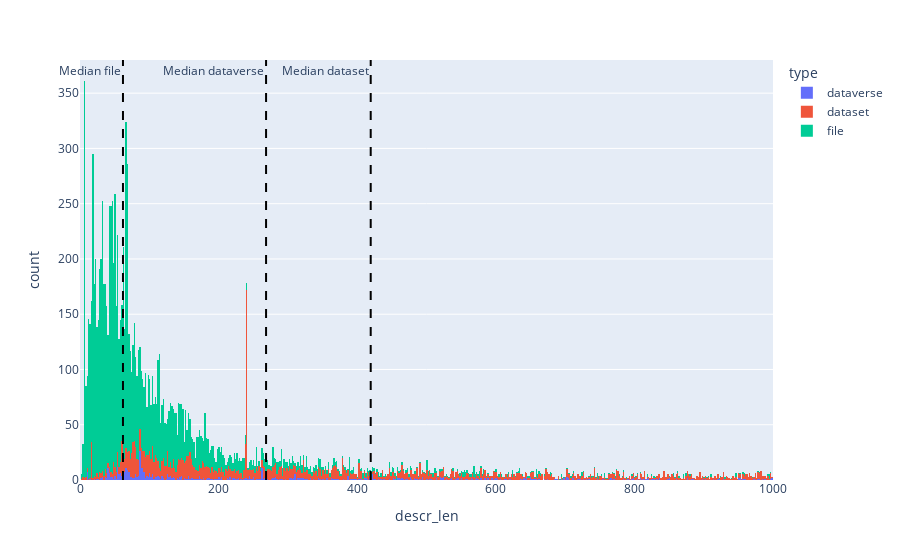

This figure's notebook cell:
### Code cell
max_x = int(df_description_1['descr_len'].max())

# Create the histogram
fig = px.histogram(df_description_1, x='descr_len', nbins=int(max_x/1.5), color='type')

# Zoom to description lengths below 500 characters
fig.update_xaxes(range=[0, 1000])

# Calculate the median description length for each type
medians = df_description_1.groupby('type')['descr_len'].median()

# Add a vertical line for each type's median
for file_type, median in medians.items():
    fig.add_vline(x=median, line_dash='dash', line_color='black', annotation_text=f"Median {file_type}", 
                  annotation_position="top left")

# Show the figure
fig.show()

### Figure 1 — Plotly figure (JSON) as saved in the notebook; plotly's stock layout.template omitted (floating-point values rounded to 4 significant figures; data arrays with more than 128 entries replaced by an {"elided": "..."} marker saying what was removed)
{"data": [{"alignmentgroup": "True", "bingroup": "x", "hovertemplate": "type=dataverse<br>descr_len=%{x}<br>count=%{y}<extra></extra>", "legendgroup": "dataverse", "marker": {"color": "#636efa", "pattern": {"shape": ""}}, "name": "dataverse", "nbinsx": 8922, "offsetgroup": "dataverse", "orientation": "v", "showlegend": true, "type": "histogram", "x": {"elided": "710 int values"}, "xaxis": "x", "yaxis": "y"}, {"alignmentgroup": "True", "bingroup": "x", "hovertemplate": "type=dataset<br>descr_len=%{x}<br>count=%{y}<extra></extra>", "legendgroup": "dataset", "marker": {"color": "#EF553B", "pattern": {"shape": ""}}, "name": "dataset", "nbinsx": 8922, "offsetgroup": "dataset", "orientation": "v", "showlegend": true, "type": "histogram", "x": {"elided": "4450 int values"}, "xaxis": "x", "yaxis": "y"}, {"alignmentgroup": "True", "bingroup": "x", "hovertemplate": "type=file<br>descr_len=%{x}<br>count=%{y}<extra></extra>", "legendgroup": "file", "marker": {"color": "#00cc96", "pattern": {"shape": ""}}, "name": "file", "nbinsx": 8922, "offsetgroup": "file", "orientation": "v", "showlegend": true, "type": "histogram", "x": {"elided": "10185 int values"}, "xaxis": "x", "yaxis": "y"}], "layout": {"annotations": [{"showarrow": false, "text": "Median dataset", "x": 419.5, "xanchor": "right", "xref": "x", "y": 1, "yanchor": "top", "yref": "y domain"}, {"showarrow": false, "text": "Median dataverse", "x": 268.5, "xanchor": "right", "xref": "x", "y": 1, "yanchor": "top", "yref": "y domain"}, {"showarrow": false, "text": "Median file", "x": 62, "xanchor": "right", "xref": "x", "y": 1, "yanchor": "top", "yref": "y domain"}], "barmode": "relative", "legend": {"title": {"text": "type"}, "tracegroupgap": 0}, "margin": {"t": 60}, "shapes": [{"line": {"color": "black", "dash": "dash"}, "type": "line", "x0": 419.5, "x1": 419.5, "xref": "x", "y0": 0, "y1": 1, "yref": "y domain"}, {"line": {"color": "black", "dash": "dash"}, "type": "line", "x0": 268.5, "x1": 268.5, "xref": "x", "y0": 0, "y1": 1, "yref": "y domain"}, {"line": {"color": "black", "dash": "dash"}, "type": "line", "x0": 62, "x1": 62, "xref": "x", "y0": 0, "y1": 1, "yref": "y domain"}], "xaxis": {"anchor": "y", "domain": [0, 1], "range": [0, 1000], "title": {"text": "descr_len"}}, "yaxis": {"anchor": "x", "domain": [0, 1], "title": {"text": "count"}}}}
